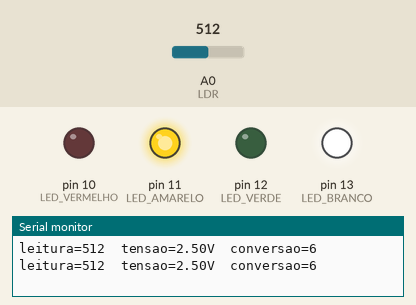
This sketch was run on a simulated Arduino Uno, built with avr-gcc and run on an emulated ATmega328P. Parts: output pins drawn as LEDs (lit = HIGH), the last lines printed to the serial monitor. The inputs (shaded band) are chosen by the test bench; at power-on: A0 (LDR) = 512.

Above: at 1.8 s.
1.9 s: A0 (LDR) set to 602
3.4 s: A0 (LDR) set to 633
At 4.9 s:
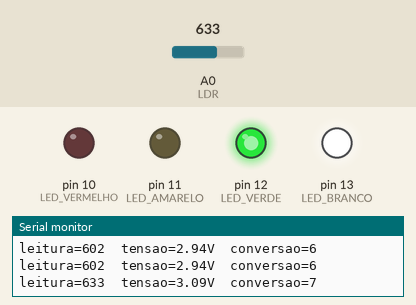
5.5 s: A0 (LDR) set to 511
At 6.5 s:
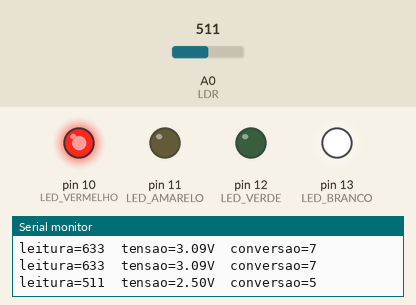
7.5 s: A0 (LDR) set to 427
9.2 s: A0 (LDR) set to 391
At 10.9 s:
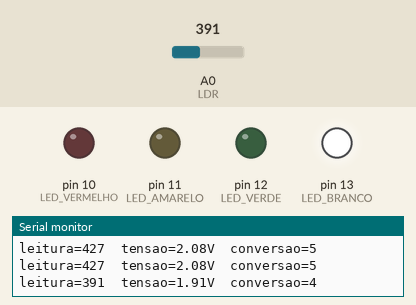
11.5 s: A0 (LDR) set to 716
At 12.4 s:
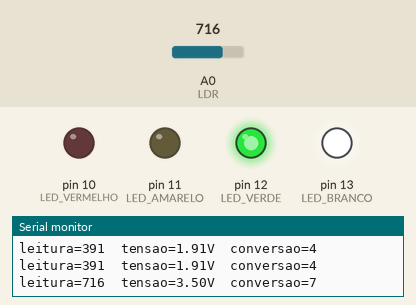
Timing chart, 0 to 14.5 s (numbered marks = the images above; inputs shaded):
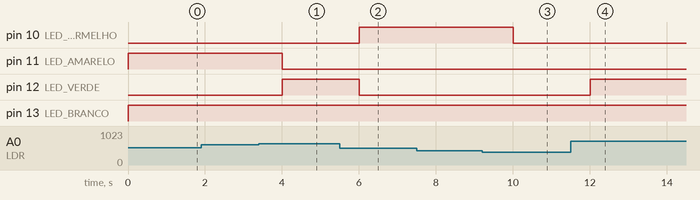

The sketch:

sensor-luz-3.ino
```cpp
/**
 * Projeto exemplo para sensor de luz (LDR, Light-Dependent Resistor).
 *
 * Exercício
 * Monte um sensor de luminosidade que, ao invés de exibir os valores no monitor serial, mostra o valor lido por meio de LEDs.
 * Você pode usar diferentes cores para reprensentar diferentes níveis de luminosidade.
 */

#include <math.h>

const int LDR          = A0;  // pino do LDR
const int LED_BRANCO   = 13;  // pino do LED branco
const int LED_VERDE    = 12;  // pino do LED verde
const int LED_AMARELO  = 11;  // pino do LED amarelo
const int LED_VERMELHO = 10;  // pino do LED vermelho

const int INTERVALO_LEITURA = 1000;  // em milissegundos

int leituraADC = 0;     // valor lido pelo ADC (conversor análogico-digital)
float tensaoADC = 0.0;  // tensao calculada
int leitura0a10 = 0;   // conversao da leitura do ADC (0 a 10)

void setup() {
  // inicia e configura a Serial
  Serial.begin(9600); // 9600 bps

  // configura os pino com LDR e LED
  pinMode(LDR, INPUT);
  pinMode(LED_BRANCO, OUTPUT);
  pinMode(LED_VERDE, OUTPUT);
  pinMode(LED_AMARELO, OUTPUT);
  pinMode(LED_VERMELHO, OUTPUT);
}

void loop() {
  leituraADC = analogRead(LDR); // le o valor de tensao no pino do LDR
  tensaoADC = calculaTensao(leituraADC);
  leitura0a10 = converteRange0a10(leituraADC);
  acendeLeds(leitura0a10, LED_BRANCO, LED_VERDE, LED_AMARELO, LED_VERMELHO);
  log_serial(leituraADC, tensaoADC, leitura0a10);
  delay(INTERVALO_LEITURA);
}

void acendeLeds(int valor, int led4, int led3, int led2, int led1) {

  boolean liga1 = false;
  boolean liga2 = false;
  boolean liga3 = false;
  boolean liga4 = false;

  switch (valor) {
    case 10:
      liga4 = true;
      liga3 = true;
      liga2 = true;
      liga1 = true;
      break;
    case 9:
      liga4 = true;
      liga3 = true;
      liga2 = true;
      liga1 = false;
      break;
    case 8:
      liga4 = true;
      liga3 = true;
      liga2 = false;
      liga1 = true;
      break;
    case 7:
      liga4 = true;
      liga3 = true;
      liga2 = false;
      liga1 = false;
      break;
    case 6:
      liga4 = true;
      liga3 = false;
      liga2 = true;
      liga1 = false;
      break;
    case 5:
      liga4 = true;
      liga3 = false;
      liga2 = false;
      liga1 = true;
      break;
    case 4:
      liga4 = true;
      liga3 = false;
      liga2 = false;
      liga1 = false;
      break;
    case 3:
      liga4 = false;
      liga3 = true;
      liga2 = false;
      liga1 = false;
      break;
    case 2:
      liga4 = false;
      liga3 = false;
      liga2 = true;
      liga1 = false;
      break;
    case 1:
      liga4 = false;
      liga3 = false;
      liga2 = false;
      liga1 = true;
      break;
    default:
      liga4 = false;
      liga3 = false;
      liga2 = false;
      liga1 = false;
  }

  if (liga4) digitalWrite(led4, HIGH); else digitalWrite(led4, LOW);
  if (liga3) digitalWrite(led3, HIGH); else digitalWrite(led3, LOW);
  if (liga2) digitalWrite(led2, HIGH); else digitalWrite(led2, LOW);
  if (liga1) digitalWrite(led1, HIGH); else digitalWrite(led1, LOW);
}

/**
 * Converte o valor da leitura ADC em tensao eletrica (V)
 */
float calculaTensao(int valor) {
  return valor * 5.0 / 1024.0;
}

/**
 * Converte o valor da leitura ADC proporcionalmente num numero entre 0 a 10.
 */
int converteRange0a10(int valor) {
  if (valor <= 0) return 0;
  return floor(valor * 10 / 1024) + 1;
}

/**
 * Envia log para porta Serial.
 */
void log_serial(int leitura, float tensao, int conversao) {
  Serial.print("leitura=");
  Serial.print(leitura);
  Serial.print("\t"); // TAB

  Serial.print("tensao=");
  Serial.print(tensao);
  Serial.print("V");
  Serial.print("\t"); // TAB

  Serial.print("conversao=");
  Serial.print(conversao);

  Serial.println(); // nova linha
}
```

Measured:
- the behaviour switches between 614 and 615 on A0 (LDR) (found by bisection; images 0 and 1)
- the behaviour switches between 410 and 409 on A0 (LDR) (found by bisection; images 2 and 3)
- after the input at 3.4 s, pin 11 (LED_AMARELO): HIGH → LOW after 0.60 s; pin 12 (LED_VERDE): LOW → HIGH after 0.60 s
- after the input at 5.5 s, pin 10 (LED_VERMELHO): LOW → HIGH after 0.51 s; pin 12 (LED_VERDE): HIGH → LOW after 0.51 s
- after the input at 9.2 s, pin 10 (LED_VERMELHO): HIGH → LOW after 0.81 s
- after the input at 11.5 s, pin 12 (LED_VERDE): LOW → HIGH after 0.51 s
